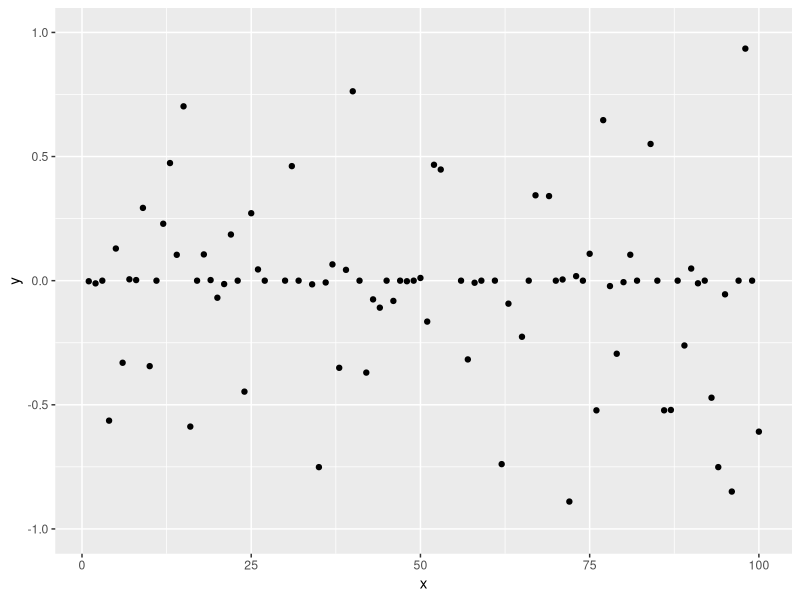
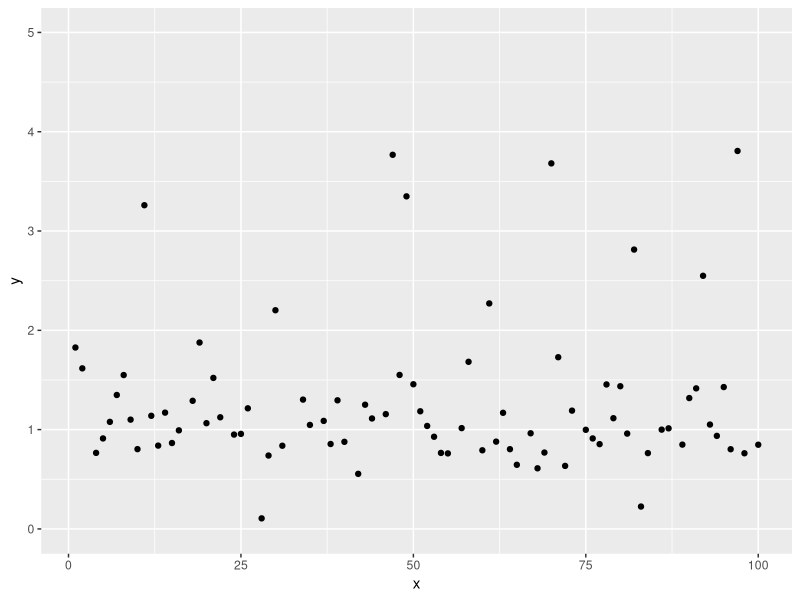
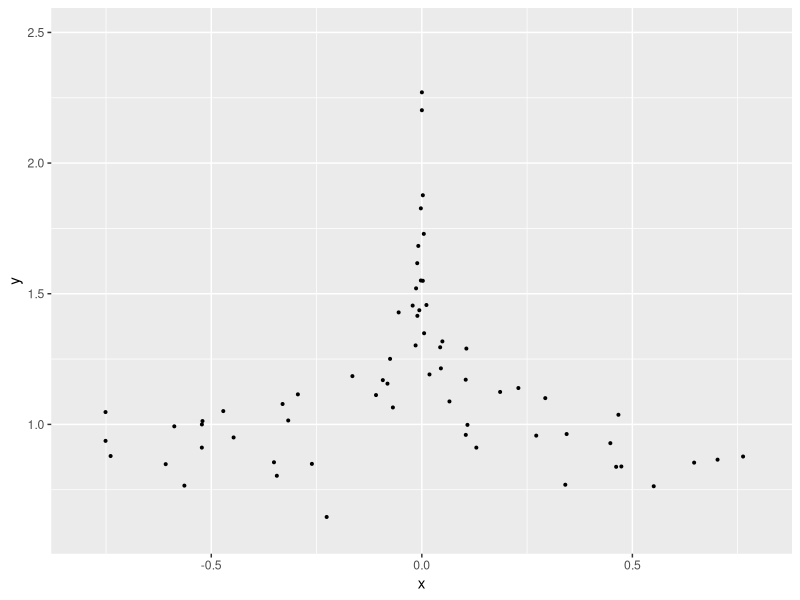

Recreate these plots in R, in order.
library("tidyverse")
x_icount <- 10
n <- 100
x_i <- 1:x_icount
waldtestb <- rep(0,n)
conff1b <- matrix(nrow=n, ncol=2)
waldtesta <- rep(0,n)
conff1a <- matrix(nrow=n, ncol=2)
limits <- rep(0,n)
errors <- rep(0,n)
betahat <- rep(0,n)
ahat <- rep(0,n)
resulthypotese <- rep(0,n)
beta <- function(b,c1,c2 = 0) {
  b ^ (c1 * x_i + c2)
}
crit = pchisq(0.05,df=2,lower.tail = FALSE)

for (ii in 1:n) {
  yi <- rnorm(x_icount, mean=0, sd=1)
  likelihood <- function(a,b) {
    1 / sqrt(2*pi)^x_icount * prod(exp (( a * b ^x_i -yi)^2)/2)
  }
  
  s <- function(b) {
    a <- sum(yi)/sum(beta(b,1,0))
    - sum( a^2 * beta(b,2,-1) * x_i)  +  sum(a * x_i * beta(b,1,-1) * yi)
  }
  
  i <- function(b) {
    a <- sum(yi)/sum(beta(b,1))
    ma <- sum(a ^ 2 * 2 * (x_i-1) * beta(b,2,-2) * x_i)-sum(a ^ 2 * x_i * (x_i-1) * beta(b,2,-2))
    ma^(-1)
  }
  
  intim <- function(b, funk1, funk2) {
    score <- funk1 
    fish <- funk2 
    bk <- b
    itt <-0
    itt1 <- 0
    itt2 <- 0 
    while(abs(score(bk) * fish(bk))>0.001) {
      itt<- itt + 1
      bk = bk + fish(bk) * score(bk)
      if (itt %% 500 == 0) {
        print(bk)
      }
        if (itt>5000) {
          cat("break", "\n")
          itt1 <- 1
          break
        }
          if (!is.finite(score(bk))==TRUE | !is.finite((fish(bk)))==TRUE) {
              cat("ERROR!", "\n")
              itt2 <- 1
              break
          }
    }
    c(bk,itt, itt1, itt2)
  }
  
  betahat[ii] <-  intim(2, s, i)[1]
  ahat[ii] <- sum(yi)/sum(beta(betahat[ii],1,0))
  lmle <- likelihood(ahat[ii],betahat[ii])
  
  lognorm <- function(a,b) {
    -2*log(lmle/likelihood(0,1))
  }
  
  resulthypotese[ii] <- lognorm(ahat[ii], betahat[ii])<=crit
  j22y <- 1 / (sum(ahat[ii] * (2 * x_i - 1) * beta(betahat[ii],2,-1) * x_i) -sum(ahat[ii] * x_i *(x_i - 1)* beta(betahat[ii], 1, 0 ) * yi))
  j11y <- 1 / (sum(beta(betahat[ii],2,0)))
  waldtesta[ii]  <- ((ahat[ii]-0)^2)/ j11y
  waldtestb[ii] <- (betahat[ii]-1) ^ 2 / j22y
  conff1b[ii,1] <- betahat[ii] - 1.96 * sqrt(abs(j22y))
  conff1b[ii,2] <- betahat[ii] + 1.96 * sqrt(abs(j22y))
  conff1a[ii,1] <- ahat[ii] - 1.96 * sqrt(abs(j11y))
  conff1a[ii,2] <- ahat[ii] + 1.96 * sqrt(abs(j11y))
  limits[ii] <- intim(2, s, i)[3]
  errors[ii] <- intim(2, s, i)[4]
  cat("Iteration=", ii, "Limits=", sum(limits),  "Errors=",sum(errors) , "\n") 
}
cat("Hvilke ahat waldtest ligger inde for confidence intervallet", "\n")
confresula <- which(conff1a[,1] < waldtesta & conff1a[,2] > waldtesta); confresula
length(confresula)
cat("Hvilke betahat waldtest ligger inde for confidence intervallet", "\n")
confresulb <- which(conff1b[,1] < waldtestb & conff1b[,2] > waldtestb); confresulb
length(confresulb)
cat("Number of accepted H0 hypothesis", "\n")
sum(resulthypotese)
ahat_plot <- data.frame(x=1:n, y= ahat)
betahat_plot <- data.frame(x=1:n, y= betahat)
ahat_betahat <- data.frame(x= ahat, y=betahat)
ggplot(ahat_plot, aes(x,y)) +
  geom_point() + 
  scale_y_continuous(limits=c(-1,1))
ggplot(betahat_plot, aes(x,y)) +
  geom_point() +
  scale_y_continuous(limits=c(0,5))
ggplot(ahat_betahat, aes(x,y)) +
  geom_point(size = 0.7) + 
  scale_y_continuous(limits=c(0.6,2.5)) +
  scale_x_continuous(limits=c(-0.8,0.8))

